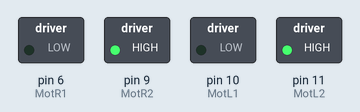
This sketch was run on a simulated Arduino Uno, built with avr-gcc and run on an emulated ATmega328P. Parts: switched loads named in the sketch (green lamp = pin HIGH).

Above: at 2.5 s.
At 7.5 s:
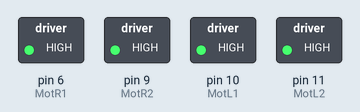
Timing chart, 0 to 11.5 s (numbered marks = the images above):
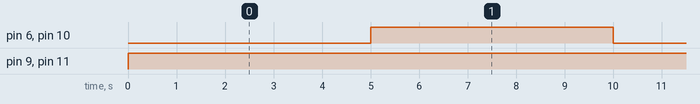

The sketch:

S2_L01_H-bridge_Homework_Forward_LR.ino
```cpp
#define MotR1     6
#define MotR2     9
#define MotL1     10
#define MotL2     11

void setup() {
  pinMode(MotR1, OUTPUT);
  pinMode(MotR2, OUTPUT);
  pinMode(MotL1, OUTPUT);
  pinMode(MotL2, OUTPUT);
  Serial.begin(9600);
}
/*
 * MY control table (Mode 1)
 * Left Motor Phase L1: LOW = forward, HIGH = rev
 * Left Motor PWM L2
 *
 * Right Motor Phase R1: LOW = forward, HIGH = rev
 * Right Motor PWM R2
 *
 * To correct these, just flip the wires of the motor going backwards
 */
void loop() {
  // Left motor forward:
  digitalWrite(MotL1, LOW);
  analogWrite(MotL2, 255);

  // Right motor forward:
  digitalWrite(MotR1, LOW);
  analogWrite(MotR2, 255);

  delay(5000);

  // Left motor reverse:
  digitalWrite(MotL1, HIGH);
  analogWrite(MotL2, 255);

  // Right motor reverse:
  digitalWrite(MotR1, HIGH);
  analogWrite(MotR2, 255);

  delay(5000);

}
```

Measured:
- by itself, pin 6 (MotR1), pin 10 (MotL1): alternates HIGH for 5.0 s and LOW for 5.0 s
- by itself, pin 9 (MotR2), pin 11 (MotL2): LOW → HIGH at 0.00 s
